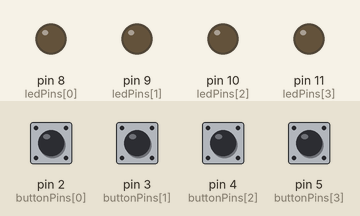
This sketch was run on a simulated Arduino Uno, built with avr-gcc and run on an emulated ATmega328P. Shown: output pins drawn as LEDs (lit = HIGH). Dashed ring = blinking. The inputs (shaded band) are chosen by the test bench; at power-on: pin 2 (buttonPins[0]), pin 3 (buttonPins[1]), pin 4 (buttonPins[2]), pin 5 (buttonPins[3]) HIGH. Random numbers use the default seed unless the sketch sets one.

Above: at 1.6 s.
1.7 s: pin 2 (buttonPins[0]) pulled LOW for 0.15 s
At 3.3 s:
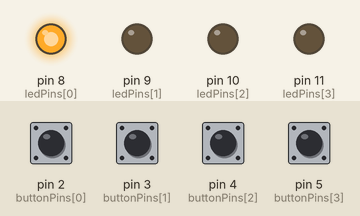
4.8 s: pin 3 (buttonPins[1]) pulled LOW for 0.15 s
At 5.15 s:
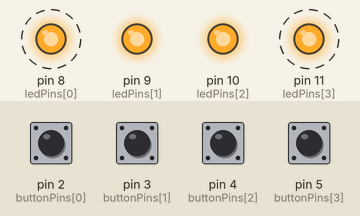
7.8 s: pin 5 (buttonPins[3]) pulled LOW for 1 s
At 11.0 s:
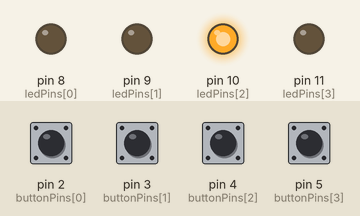
11.2 s: pin 2 (buttonPins[0]) pulled LOW for 1 s
At 12.35 s:
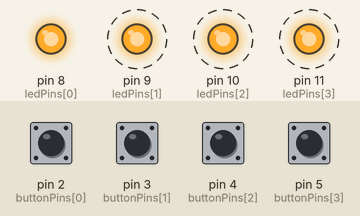
14.6 s: pin 3 (buttonPins[1]) pulled LOW for 1 s
At 14.9 s:
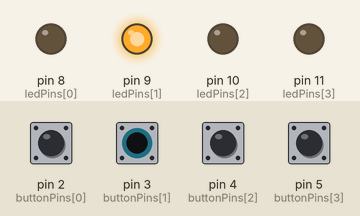
Timing chart, 0 to 19.0 s (numbered marks = the images above; inputs shaded):
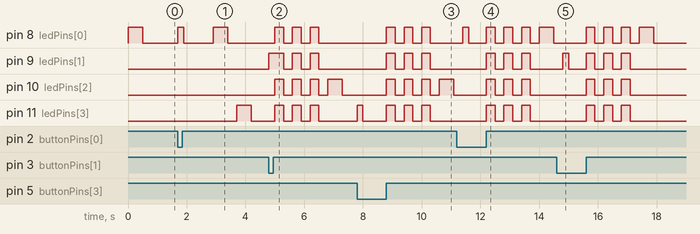

The sketch:

memory.ino
```cpp
#define NUM_LEDS 4 //Using four leds
#define MAX_LEVEL 20 //Number of Levels

int ledPins[NUM_LEDS] = {8, 9, 10, 11}; //Connect Led anode to Digital pins (8,9,10,11)
int buttonPins[NUM_LEDS] = {2, 3, 4, 5}; //Connect Buttons to Digital pins (2,3,4,5)

int sequence[MAX_LEVEL];
int level = 1;

void setup() {
  for (int i = 0; i < NUM_LEDS; i++) {
    pinMode(ledPins[i], OUTPUT);
    pinMode(buttonPins[i], INPUT_PULLUP);
  }

  randomSeed(analogRead(A0));
}

void loop() {
  generateSequence();
  showSequence();

  if (!getUserInput()) {
    gameOver();
    level = 1;
  } else {
    level++;
    delay(1000);
  }
}

void generateSequence() {
  sequence[level - 1] = random(0, NUM_LEDS);
}

void showSequence() {
  for (int i = 0; i < level; i++) {
    digitalWrite(ledPins[sequence[i]], HIGH);
    delay(500);
    digitalWrite(ledPins[sequence[i]], LOW);
    delay(300);
  }
}

bool getUserInput() {
  for (int i = 0; i < level; i++) {
    int pressed = waitForButton();
    if (pressed != sequence[i]) {
      return false;
    }
  }
  return true;
}

int waitForButton() {
  while (true) {
    for (int i = 0; i < NUM_LEDS; i++) {
      if (digitalRead(buttonPins[i]) == LOW) {
        digitalWrite(ledPins[i], HIGH);
        delay(200);
        digitalWrite(ledPins[i], LOW);
        while (digitalRead(buttonPins[i]) == LOW); // wait for release
        return i;
      }
    }
  }
}

void gameOver() {
  for (int i = 0; i < 3; i++) {
    for (int j = 0; j < NUM_LEDS; j++) {
      digitalWrite(ledPins[j], HIGH);
    }
    delay(300);
    for (int j = 0; j < NUM_LEDS; j++) {
      digitalWrite(ledPins[j], LOW);
    }
    delay(300);
  }
}
```

Measured:
- after the input at 1.7 s, pin 8 (ledPins[0]): LOW → HIGH at once, → LOW 0.20 s later, → HIGH 1.0 s later, → LOW 0.50 s later; pin 11 (ledPins[3]): LOW → HIGH after 2.0 s, → LOW 0.50 s later
- after the input at 4.8 s, pin 8 (ledPins[0]): alternates HIGH for 0.30 s and LOW for 0.30 s, 6 changes in all, then stays LOW, starting after 0.20 s; pin 9 (ledPins[1]): LOW → HIGH at once, then repeats every 0.60 s: LOW 0.30 s, HIGH 0.30 s, until it stays LOW from 6.5 s
- after the input at 7.8 s, pin 8 (ledPins[0]), pin 9 (ledPins[1]): alternates HIGH for 0.30 s and LOW for 0.30 s, 6 changes in all, then stays LOW, starting after 1.0 s
- after the input at 11.2 s, pin 8 (ledPins[0]): goes HIGH 0.20 s, LOW 0.60 s, 3 × (HIGH 0.30 s, LOW 0.30 s), HIGH 0.50 s, then LOW, starting after 0.20 s; pin 9 (ledPins[1]), pin 10 (ledPins[2]), pin 11 (ledPins[3]): alternates HIGH for 0.30 s and LOW for 0.30 s, 6 changes in all, then stays LOW, starting after 1.0 s
- after the input at 14.6 s, pin 8 (ledPins[0]): goes 3 × (HIGH 0.30 s, LOW 0.30 s), HIGH 0.50 s, then LOW, starting after 1.0 s; pin 9 (ledPins[1]): LOW → HIGH after 0.20 s, → LOW 0.20 s later, → HIGH 0.60 s later, → LOW 0.30 s later, … (8 changes in this stretch)
